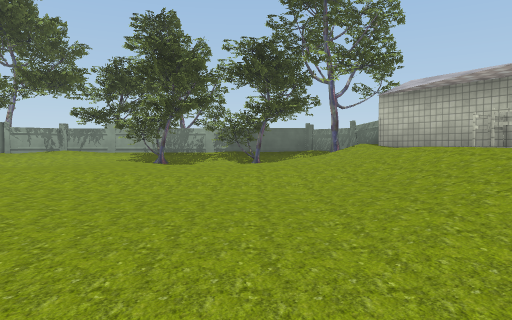
View 1 (above)

16 first-person views from a walk through a Unity game level. The camera is 1.3 m above the floor, tilts 2° down and sees 70° across. The floor is counted in squares, 2 m on a side. Each view is taken from the middle of a square. On the plan, view 1 faces up. The plan holds only what a view shows up to about 11 squares ahead; the rest is blank. The place goes on beyond the plan. The player is left out. Some surface patterns are stand-ins.

View 2
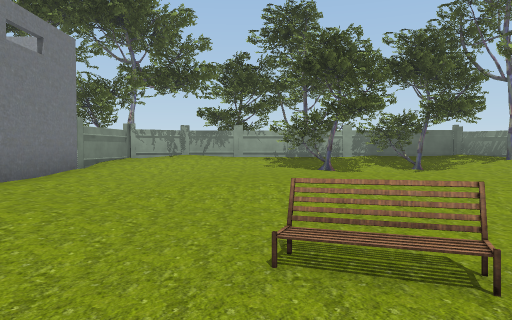

View 3
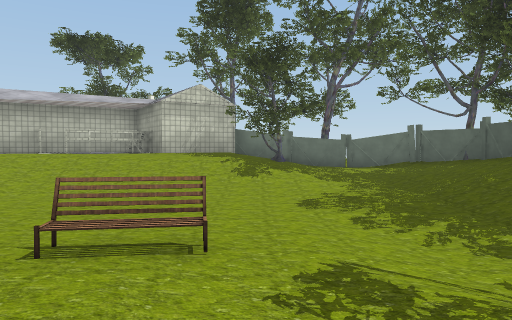

View 4
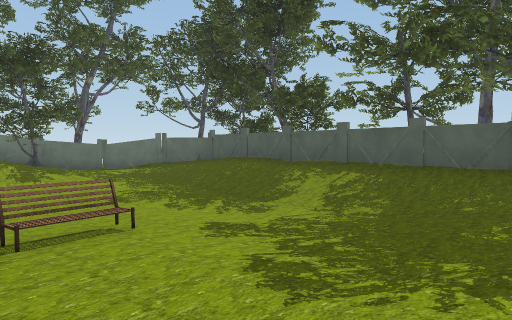

View 5
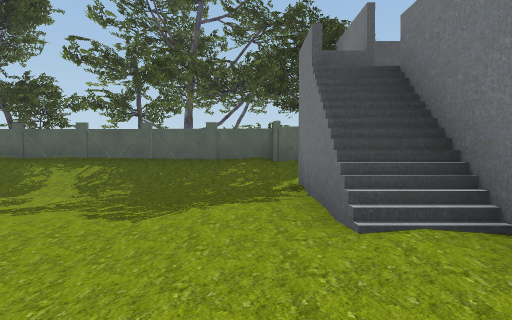

View 6
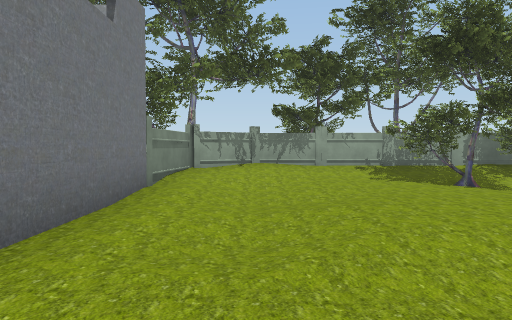

View 7
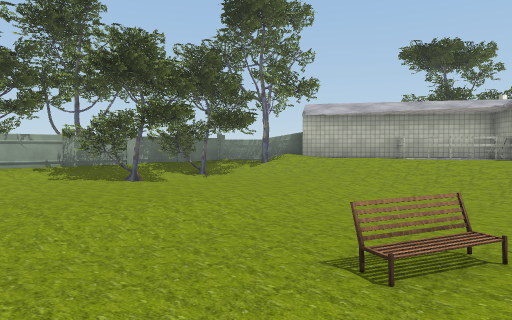

View 8
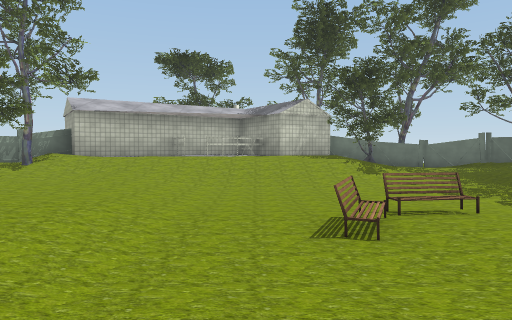

View 9
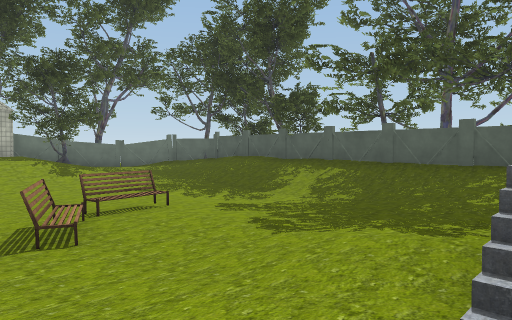

View 10
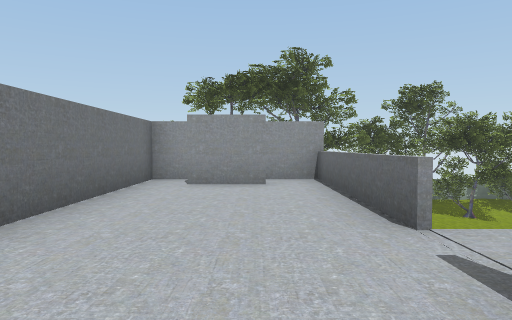

View 11
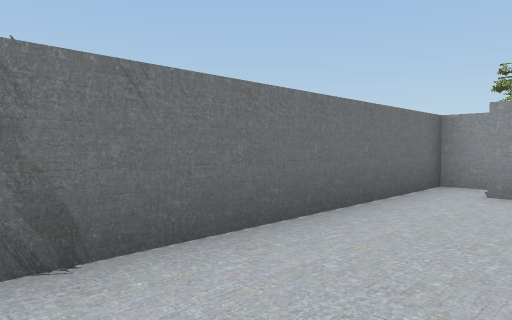

View 12
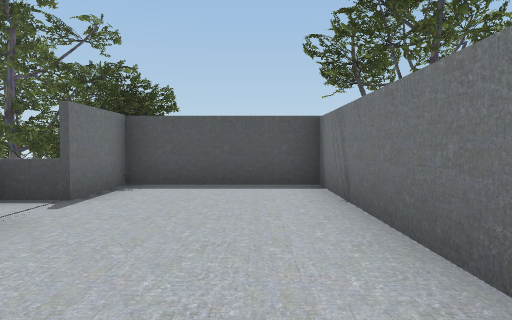

View 13
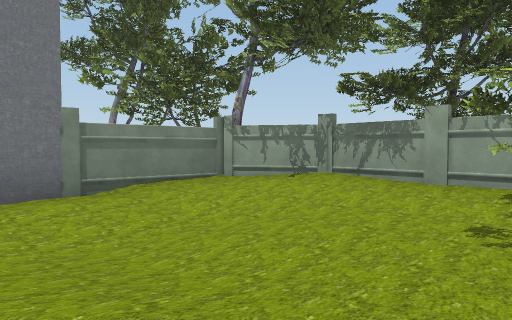

View 14
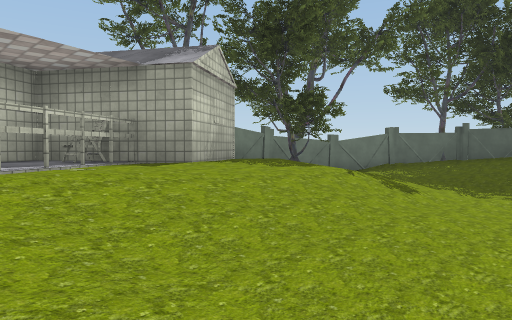

View 15
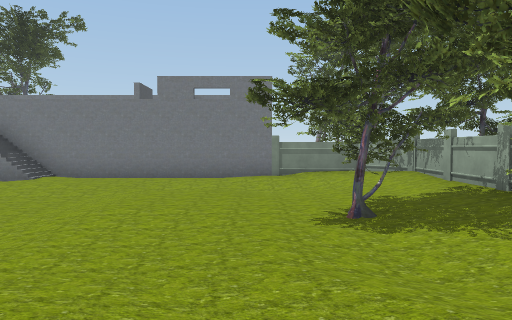

View 16
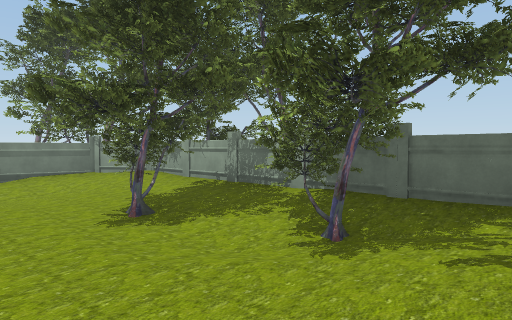

### Floor plan
Key: @ floor where view 1 was taken; # wall or solid block; . main floor; : floor 0.25 m higher than the main floor; - floor 0.25 m lower than the main floor; + floor 0.5 m higher than the main floor; _ floor 0.5 m lower than the main floor; * floor 0.75 m higher than the main floor; < floor 0.75 m lower than the main floor; % floor 3 m higher than the main floor; / step, stairs or slope; = window, fence, low wall or low ledge; T tree; B bench; O other object.
Columns run from 12 left of view 1 to 6 right of it. Each row starts with its distance up from view 1.
 13    TTT TTTTT
 12  TTTTTTTTTTTTTT
 11  TTTTO#::::+T+OTT
 10 TTTT#:...TTTT:TOT
  9  TTTO.-..T.-.:/##
  8     #.--....../*#
  7     #.-.......+*##
  6    ##.-.......+*##
  5  ####..----__-/*=#
  4  #%%=..----__-/**#
  3  #%%=:.-/B-__-:*##
  2  #%%=/.--/B__-/**##
  1  #%%#/.---___-/+T##
  0  #%%%%---___@-/:::#
 -1  #%%#:--_<<___-..##
 -2  #%%#+.-___-/-/..#
 -3  ###TO+// ///+/:##
 -4     TT#####TT#T#TT
 -5            TTTTTT
 -6             TTT

Positions as (right, up) in squares from view 1, and headings:
1: (0, 0), facing up
2: (-4, 1), facing up
3: (-5, 1), facing right
4: (-6, 3), facing down-right
5: (-6, 5), facing down
6: (-6, 3), facing up
7: (-6, 2), facing up-right
8: (-7, 4), facing right
9: (-7, 4), facing down-right
10: (-9, -2), facing up
11: (-9, -1), facing up-left
12: (-10, 4), facing down
13: (-3, 7), facing up-left
14: (0, 6), facing down-right
15: (2, 8), facing left
16: (2, 7), facing up-left
